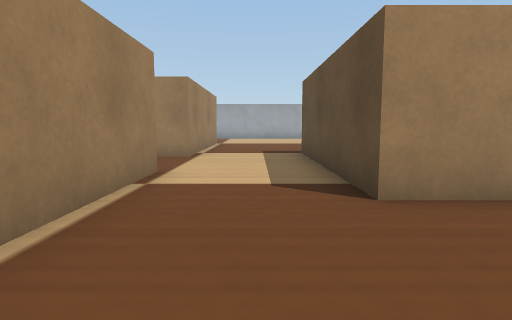
[1] (above)

16 first-person views from a walk through a world built for the Webots simulator. The camera is 0.04 m above the floor, tilts 6° down and sees 75° across. The floor is counted in squares, 0.05 m on a side. Each view is taken from the middle of a square. On the plan, view 1 faces up. The plan holds only what a view shows up to about 11 squares ahead; the rest is blank. The robots in the file are not drawn. Simple shapes and patterns stand in for the simulator's stock objects.

[2]
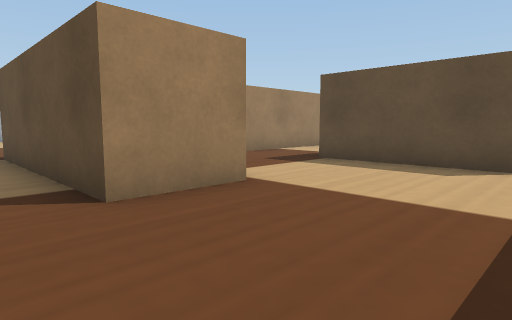

[3]
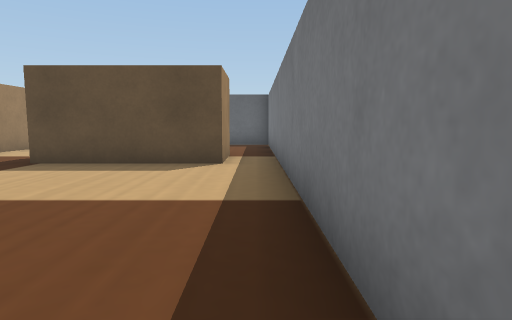

[4]
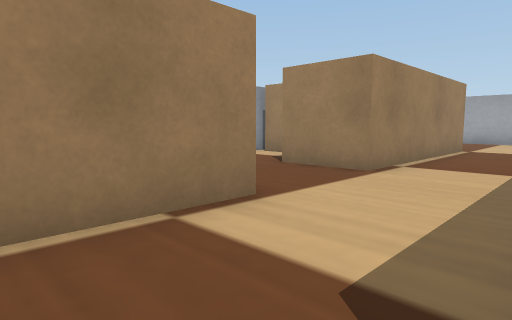

[5]
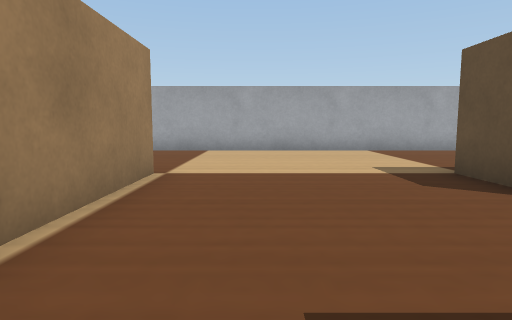

[6]
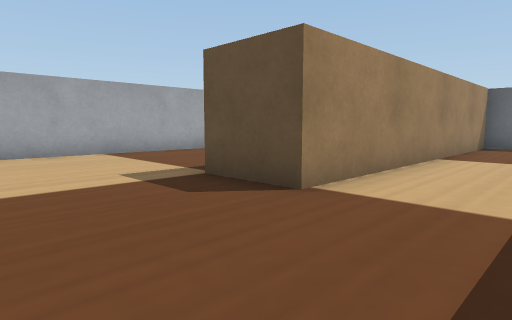

[7]
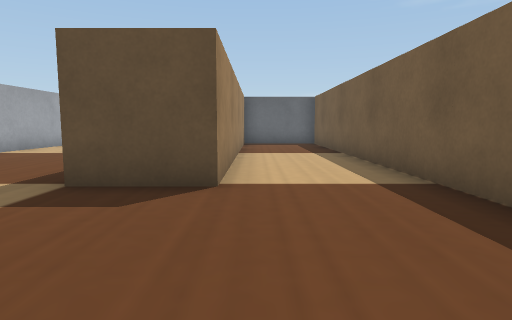

[8]
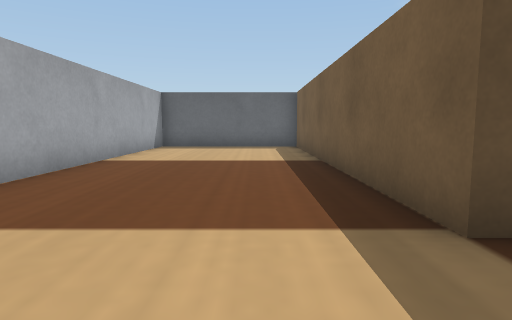

[9]
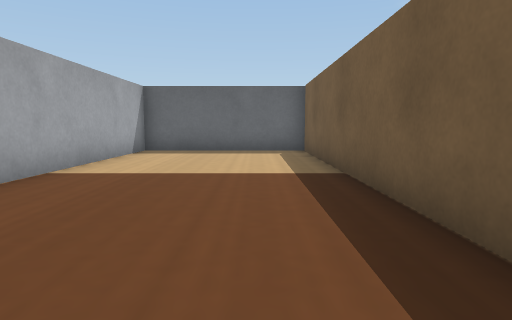

[10]
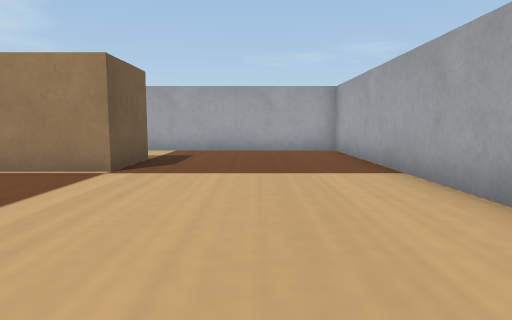

[11]
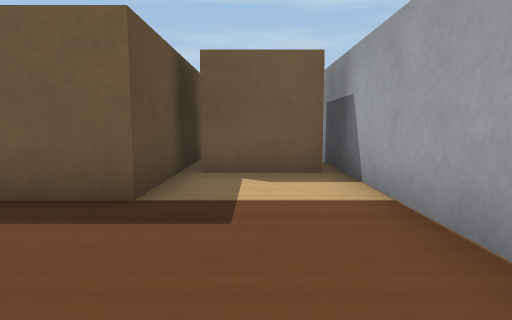

[12]
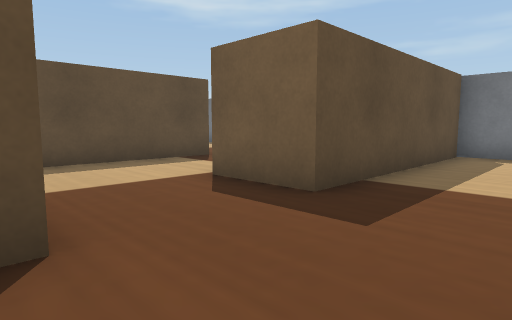

[13]
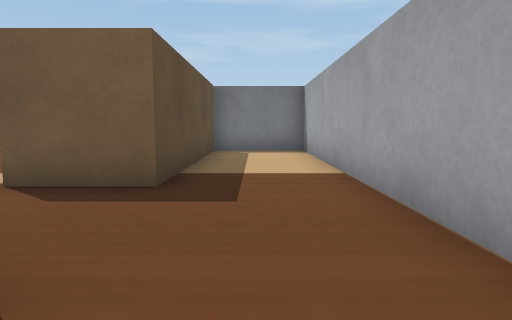

[14]
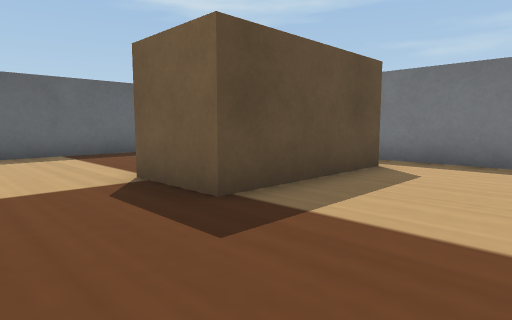

[15]
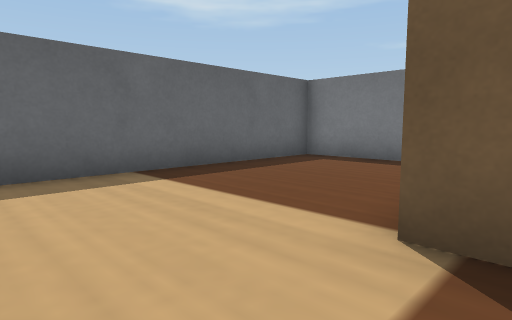

[16]
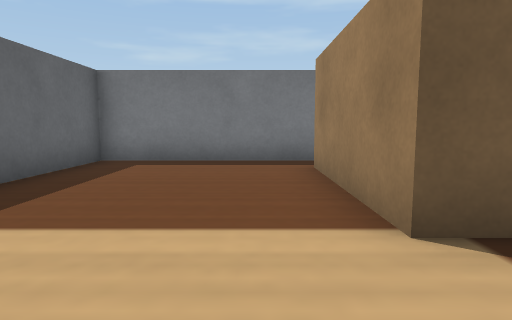

### Floor plan
Key: @ floor where view 1 was taken; # wall or solid block; . floor; B cardboard box.
Columns run from 7 left of view 1 to 14 right of it. Each row starts with its distance up from view 1.
 20 ######################
 19 #....................#
 18 #....................#
 17 #....................#
 16 #....................#
 15 #....................#
 14 #..BBB....############
 13 #..B B....############
 12 #BBB B...............#
 11 #BB  B.............
 10 #..B B............
  9 #..BBB..BBB#######
  8 #.......B     #####
  7 #.......B  .........
  6 #...BB..B  ..........#
  5 #..B B..B  ...BBB....#
  4 #..B B..BBB...B B....#
  3 #..B B........B B....#
  2 #..B B........B B....#
  1 #..B  ........BBB....#
  0 #..B   @.............#
 -1 ####    ##############

Positions as (right, up) in squares from view 1, and headings:
1: (0, 0), facing up
2: (0, 0), facing up-right
3: (0, 0), facing right
4: (1, 3), facing up-left
5: (0, 9), facing up
6: (0, 10), facing up-right
7: (-1, 12), facing right
8: (1, 16), facing right
9: (3, 16), facing right
10: (4, 17), facing left
11: (-5, 18), facing down
12: (-6, 9), facing down-right
13: (-5, 10), facing down
14: (4, 7), facing down-right
15: (8, 7), facing down-right
16: (10, 7), facing down
